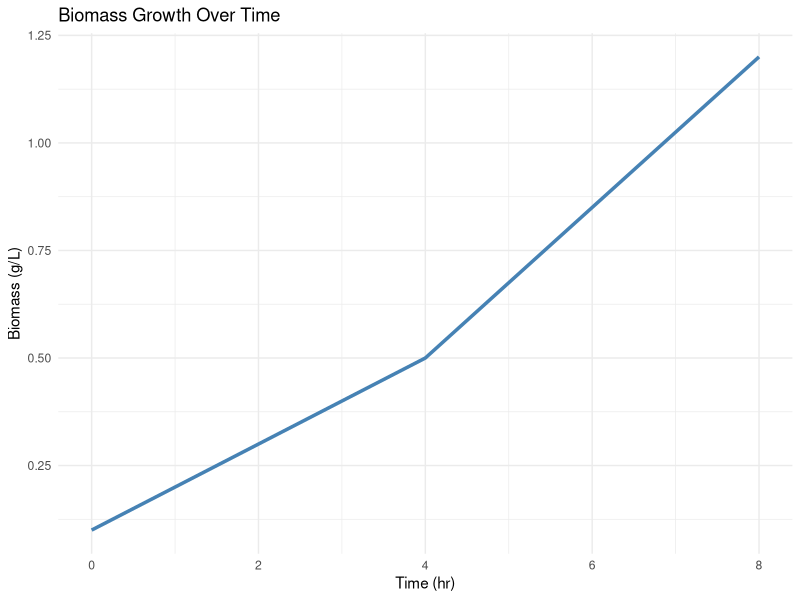
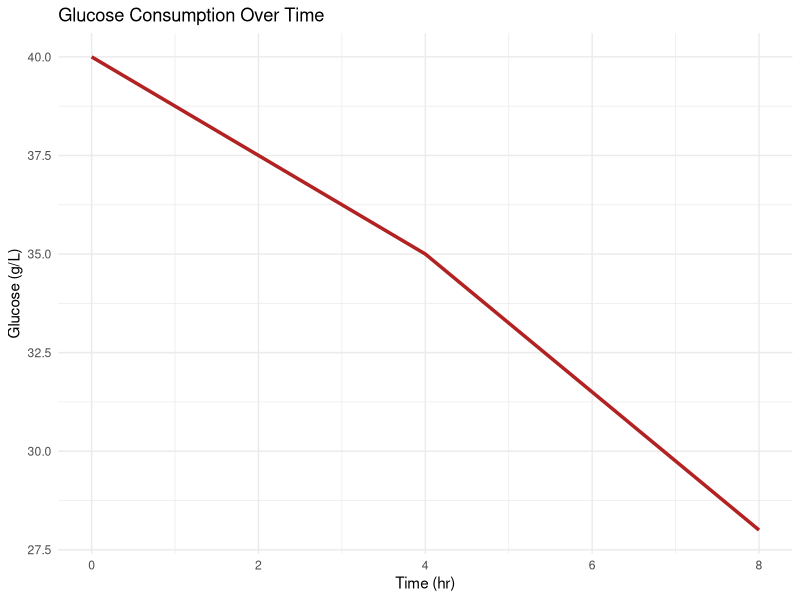
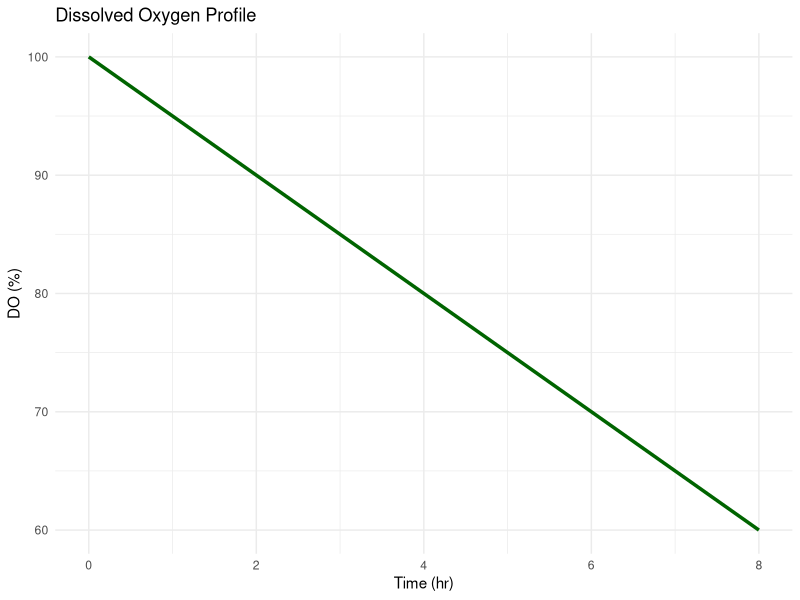
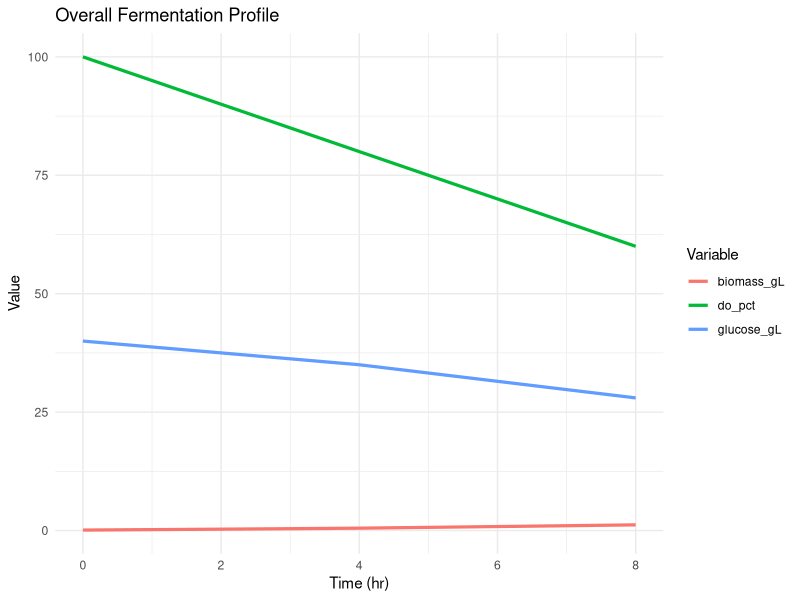

Here is the R script that generated these plots, in order:
## ---- chunk 1
library(tidyverse)
library(readr)

# Load data
data <- read_csv("../../data/simulated_fermentation_data.csv")
## ---- chunk 2
head(data)
summary(data)
## ---- chunk 3
kpis <- data %>%
  summarise(
    max_biomass = max(biomass_gL),
    min_glucose = min(glucose_gL),
    avg_do = mean(do_pct),
    final_pH = last(ph)
  )

kpis
## ---- chunk 4
ggplot(data, aes(time_hr, biomass_gL)) +
  geom_line(color = "steelblue", size = 1.2) +
  theme_minimal() +
  labs(title = "Biomass Growth Over Time",
       x = "Time (hr)",
       y = "Biomass (g/L)")
## ---- chunk 5
ggplot(data, aes(time_hr, glucose_gL)) +
  geom_line(color = "firebrick", size = 1.2) +
  theme_minimal() +
  labs(title = "Glucose Consumption Over Time",
       x = "Time (hr)",
       y = "Glucose (g/L)")
## ---- chunk 6
ggplot(data, aes(time_hr, do_pct)) +
  geom_line(color = "darkgreen", size = 1.2) +
  theme_minimal() +
  labs(title = "Dissolved Oxygen Profile",
       x = "Time (hr)",
       y = "DO (%)")
## ---- chunk 7
data_long <- data %>%
  pivot_longer(cols = c(biomass_gL, glucose_gL, do_pct),
               names_to = "variable",
               values_to = "value")

ggplot(data_long, aes(time_hr, value, color = variable)) +
  geom_line(size = 1.1) +
  theme_minimal() +
  labs(title = "Overall Fermentation Profile",
       x = "Time (hr)",
       y = "Value",
       color = "Variable")
